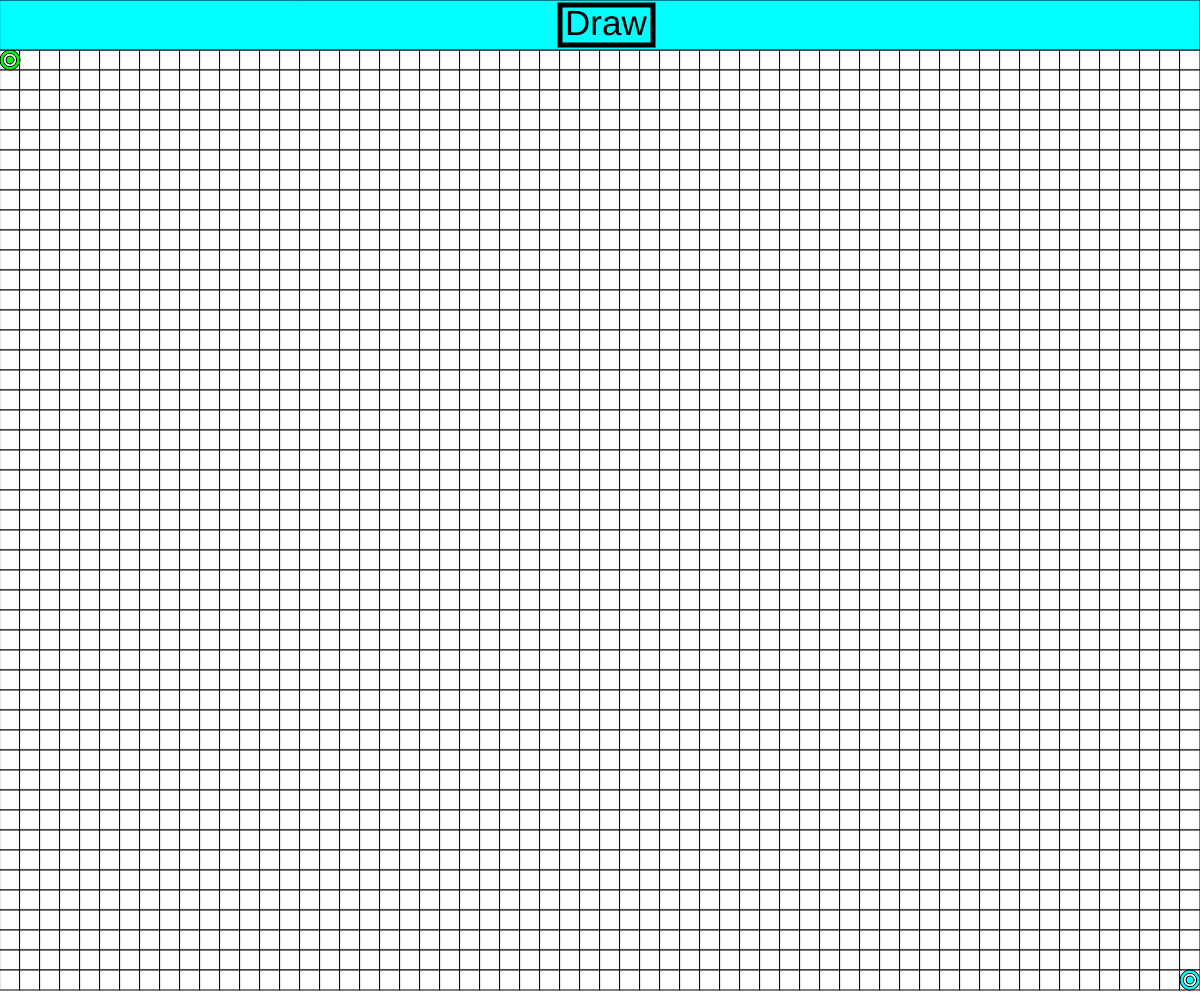
Frame 1 (no input)
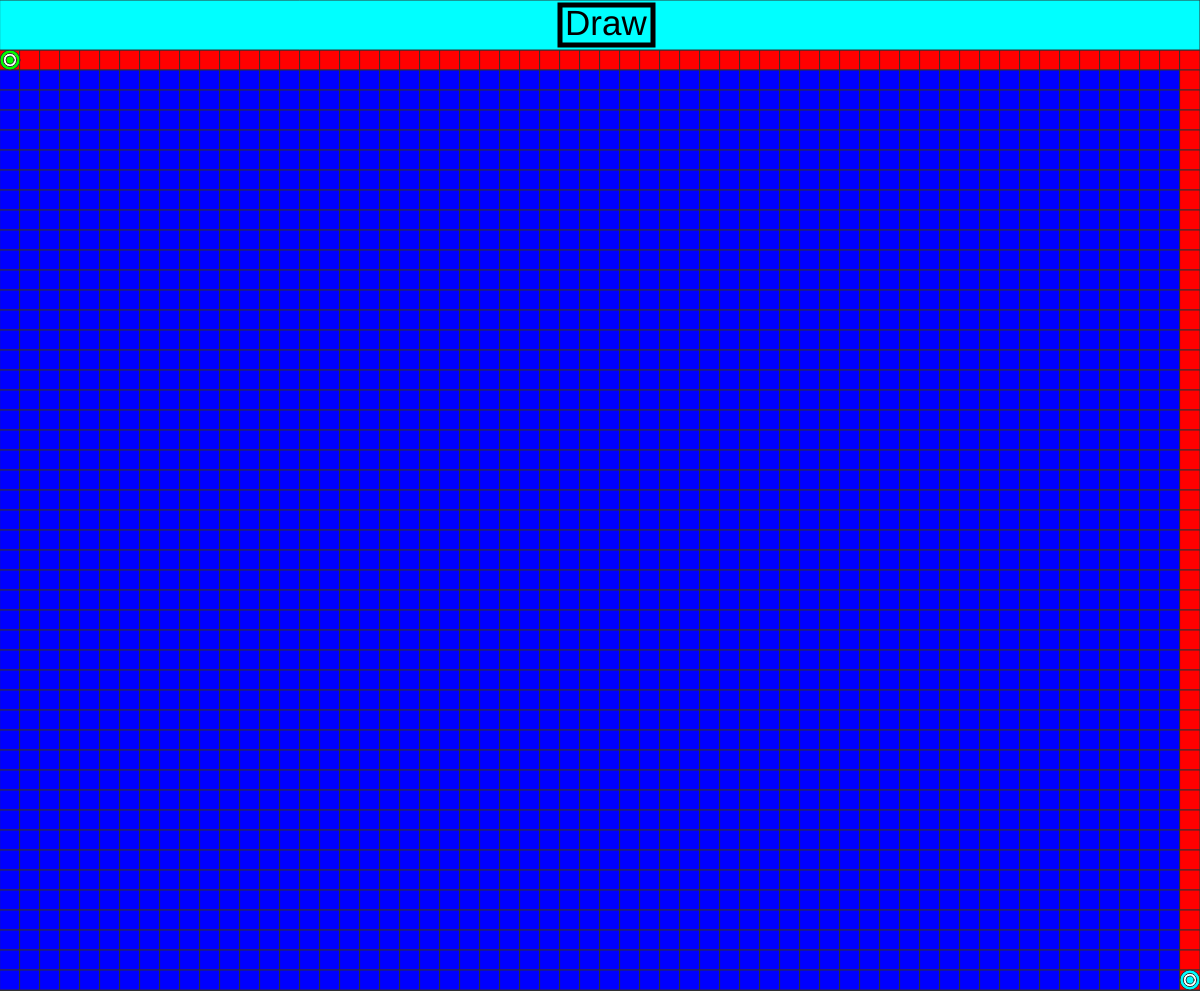
Frame 60 (no input)
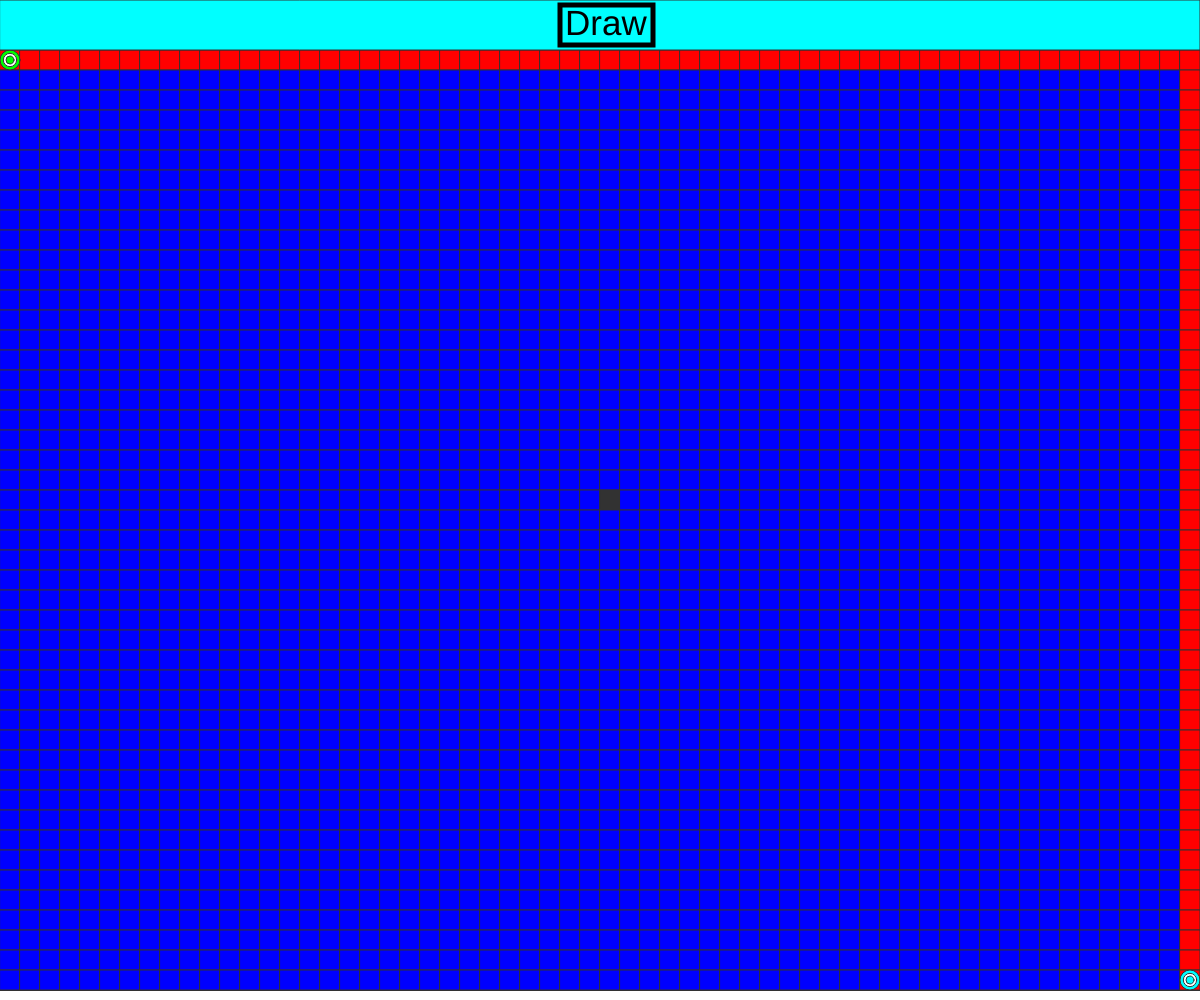
Frame 120 (the mouse pressed at the canvas centre since frame 60)

The p5.js sketch that drew these frames (run headless with seeded random() and noise() and a simulated clock; from frame 60 on, the mouse is pressed at the canvas centre):

// p5.js sketch
// ── sketch.js
//Global variable creation
let grid;
let header;
let start;
let end;
let currTime;
let prevTime;


function setup() {
  createCanvas(windowWidth,windowHeight);

  grid = new Grid();

  header = new Header();

  start = new Target(false);
  end = new Target(true);

  //Set the time variables
  prevTime = 0;
  currTime = 0;

}

function draw() {

  //Print the grid square colors out
  grid.outputGrid();

  //Draw the start target and move it if needed
  start.drawStart();
  start.updatePos(end);

  //Draw the end target and move it if needed
  end.drawEnd();
  end.updatePos(start);

  //Read in the current time
  currTime = millis();

  //Either draw or erase the board

  //Return a time same as current time if the draw/ erase button is pressed
  prevTime = header.drawOrErase(grid, start, end, currTime, prevTime);

  //Trace out the shortest path
  grid.tracePath(start, end);

    
  

}

/*
* If the window is resized, create a new canvas and reset the board
*/
function windowResized() {

  resizeCanvas(windowWidth, windowHeight);

  grid = new Grid();

  header = new Header();

  start = new Target(false);
  end = new Target(true);

}

// ── Grid.js
class Grid {

    constructor(){
        
      this.size = 20;
      this.xStart = 0;
      this.yStart = windowHeight/10;
      this.grid = [[]];
      this.gridColor = [[]];
      this.gridNum = [[]];

      this.yShift = 50;

      this.xMax = Math.floor(windowWidth / this.size);
      this.yMax = Math.floor((windowHeight - this.yShift) / this.size);

      this.max = this.xMax > this.yMax ? this.xMax: this.yMax;

      let y = 0;
        

      while(y < this.yMax){

        let x = 0;
        this.gridNum.push([Infinity])
        this.gridColor.push([0])
        while( x < this.xMax){
          this.gridNum[y][x] = Infinity;
          this.gridColor[y][x] = 'w'
          x += 1;
        }
        y += 1; 
        }

        

        
        

    }

    outputGrid(){

      
      
      

      for(let i = 0; i < this.yMax; i++){
        for(let j = 0; j < this.xMax; j++){
          
          if(this.gridColor[i][j] == 'w'){
            fill(255,255,255);
          }else if(this.gridColor[i][j] == 'b'){
            fill(0,0,255);
          }else if(this.gridColor[i][j] == 'r'){
            fill(255,0,0);
          }else if(this.gridColor[i][j] == 'k'){
            fill(50,50,50);
          }else if(this.gridColor[i][j] == 'g'){
            fill(0,255,0);
          }else{
            fill(125,0,255);
          }
            
          

          square(j*this.size, i*this.size + this.yShift, this.size);
        }
        
      }

      

    }

    setColorGrid(x, y, charColor){

      this.gridColor[y][x] = charColor;

    }

    spreadColor(start, end){

      for(let i = 0; i < this.gridColor.length; i++){
        for(let j = 0; j < this.gridColor[0].length; j++){
          if(this.gridColor[i][j] != 'k'){
            this.gridColor[i][j] = 'w';
          }
          this.gridNum[i][j] = Infinity;
        }
      }

      let targetPos = [...start.returnPos()];

      this.gridNum[targetPos[1]][targetPos[0]] = 0;

      let rowNum = this.gridNum.length;
      let colNum = this.gridNum[0].length;

      let endTargetPos = [...end.returnPos()];


      let num = 0;

      while(num < this.xMax * this.yMax){

      for(let i = 0; i < this.gridNum.length - 1; i++){
        for(let j = 0; j < this.gridNum[0].length; j++){
          if(this.gridNum[i][j] == num){
            if(endTargetPos[0] == j && endTargetPos[1] == i){
              return [j,i];
            }

            if(j < this.gridNum[0].length-1){
              if(this.gridNum[i][j+1] > num && this.gridColor[i][j+1] != 'k'){
                this.gridNum[i][j+1] = num + 1;
                this.gridColor[i][j+1] = 'b';
              }
            }

            if(i > 0){
              if(this.gridNum[i-1][j] > num && this.gridColor[i-1][j] != 'k'){
                this.gridNum[i-1][j] = num + 1;
                this.gridColor[i-1][j] = 'b';
              }
            }

            if(i < this.gridNum.length - 1){
              if(this.gridNum[i+1][j] > num && this.gridColor[i+1][j] != 'k'){
                this.gridNum[i+1][j] = num + 1;
                this.gridColor[i+1][j] = 'b';
              }
            }

            if(j > 0){
              if(this.gridNum[i][j-1] > num && this.gridColor[i][j-1] != 'k'){
                this.gridNum[i][j-1] = num + 1;
                this.gridColor[i][j-1] = 'b';
              }
            }

            
            
          }
        }
      }
      num += 1;
    }

    return targetPos;

    }
  
    tracePath(start, end){

      let pos = [...this.spreadColor(start, end)];

      let x = pos[0];
      let y = pos[1];

      let startX = (start.returnPos())[0];
      let startY = (start.returnPos())[1];

      if(x == startX && y == startY){

        textSize(20);
        fill(0,0,0);
        text("No Path Found", 0, 45)

      }else{
        let num = this.gridNum[pos[1]][pos[0]];
      
        let count = 0;

        while(num >= 0){

          let nextNum = num - 1;
          let x = pos[0];
          let y = pos[1];

          this.gridColor[y][x] = 'r';

          if(x < this.gridNum[0].length - 1){
            if(this.gridNum[y][x+1] == nextNum){
              pos = [x+1, y];
            }
          }
        
          if(x > 0){
            if(this.gridNum[y][x-1] == nextNum){
              pos = [x-1,y];
            }
          }
        
          if(y < this.gridNum.length - 1){
            if(this.gridNum[y+1][x] == nextNum){
              pos = [x, y+1];
            }
          }
        

          if(y > 0){
            if(this.gridNum[y-1][x] == nextNum){
              pos = [x,y-1];
            }
  
          }
        
          num = nextNum;
          count++;

        }

        return true;
      }

      

    }
    
};
// ── Header.js
class Header {

    constructor(){
        
        this.targetPressed = false;

        this.yShift = 50;

        this.targetSize = 20;
        this.size = 20;
        
        //Number of boxes in y and x direction
        this.xMax = Math.floor(windowWidth / this.size);
        this.yMax = Math.floor((windowHeight - this.yShift) / this.size);

        this.isDrawing = true;

    }

    /*
    * Either draw or erase on the board
    */
    drawOrErase(grid, start, end, currTime, prevTime){

        //Create rectangle on the top of the screen
        rect(0,0,windowWidth, 50);

        textSize(35);

        //Switch Draw/Erase if pressed and has been at least .5 seconds sice last click
        if(mouseIsPressed && currTime - prevTime > 500){

            if(!this.isDrawing){
                //If erasing then check to see if box hit, if so then set drawing true
                if(mouseX > windowWidth/2 - 40 && mouseX < windowWidth/2 + 53){
                    if(mouseY > 5 && mouseY < 45){
                        this.isDrawing = true;
                        
                    }
                }
            }else{
                //If drawing then check to see if box is hit, if so change to erasing
                if(mouseX > windowWidth/2 - 40 && mouseX < (windowWidth/2 + 73)){
                    if(mouseY > 5 && mouseY < 45){
                        this.isDrawing = false;
                        
                    }
                }
            }
            //Set previous time to current time to create time gap between pressed
            prevTime = currTime;
        }

        

        if(this.isDrawing){

            //Print out draw button
            noStroke();
            fill(0,0,0);
            text("Draw", windowWidth/2 - 35, 35);

            stroke(0);
            strokeWeight(5);
            noFill();
            rect(windowWidth/2 - 40, 5, 93, 40);

            //Draw wall
            this.drawWall(grid, start, end);
        }else{
            
            //Print out the erase button
            noStroke();
            fill(255,100,100);
            text("Erase", windowWidth/2 - 35, 35);

            strokeWeight(5);
            noFill();
            stroke(255,100,100);
            rect(windowWidth/2 - 40, 5, 103, 40);

            //Erase wall
            this.eraseWall(grid, start, end);
        }

        //Reset stroke color and weight
        stroke(51);
        strokeWeight(1);

        //Return the time
        return prevTime;
    }

    eraseWall(grid, start, end){

        //As long as targets are not pressed reset box to white
        if(mouseIsPressed && !start.pressed && !end.pressed){
   
            let x = Math.floor((mouseX)/this.targetSize);
            let y = Math.floor((mouseY - this.yShift)/this.targetSize);
        
            if(y >= 0){
                grid.setColorGrid(x,y,'w');
            }
            

        }

    }

    drawWall(grid, start, end){

        //As long as mouse is pressed and the targets are not pressed
        if(mouseIsPressed && !start.pressed && !end.pressed){
   
            let x = Math.floor((mouseX)/this.targetSize);
            let y = Math.floor((mouseY - this.yShift)/this.targetSize);
        
            if(y >= 0){
                grid.setColorGrid(x,y,'k');
            }
            

        }
        

    }

};
// ── Target.js
class Target {

    constructor(end){

        this.size = 20;

        this.yShift = 50;

        //Place the target in the first box or the last box
        if(end){
            this.x = Math.floor(windowWidth/this.size) - 1;
            this.y = Math.floor((windowHeight-this.yShift)/this.size) - 1;
        }else{
            this.x = 0;
            this.y = 0;
        }
        
        this.xMax = Math.floor(windowWidth / this.size);
        this.yMax = Math.floor((windowHeight - this.yShift) / this.size);

        this.end = end;

        this.pressed = false;

        this.canMove = true;

    }

    /*
    * Create three circles to make a target look alike
    */
    drawStart(){
        fill(0,255,0);
        ellipse((this.x + .5) * this.size, (this.y + .5) * this.size + this.yShift, this.size, this.size);
        
        fill(255,255,255)
        ellipse((this.x + .5)* this.size, (this.y + .5)* this.size + this.yShift, this.size/1.5, this.size/1.5);
    
        fill(0,255,0);
        ellipse((this.x + .5)* this.size, (this.y + .5)* this.size + this.yShift, this.size/2.5, this.size/2.5);
    }

    /*
    * Create three circles to make a target look alike
    */
    drawEnd(){
        fill(0,255,255);
        ellipse((this.x + .5) * this.size, (this.y + .5) * this.size + this.yShift, this.size, this.size);
        
        fill(255,255,255)
        ellipse((this.x + .5)* this.size, (this.y + .5)* this.size + this.yShift, this.size/1.5, this.size/1.5);
    
        fill(0,255,255);
        ellipse((this.x + .5)* this.size, (this.y + .5)* this.size + this.yShift, this.size/2.5, this.size/2.5);
    }

    /*
    * Updates the position of the target in the object
    */
    updatePos(target1){

        if(mouseIsPressed && this.canMove){
            
            let xPrev = this.x;
            let yPrev = this.y;

            let xCur = Math.floor(mouseX/this.size);
            let yCur = Math.floor((mouseY - this.yShift)/this.size);

            //As long as the cursor is pressed over the target
            if (yPrev == yCur){
                if(xPrev == xCur){
                    this.pressed = true;
                }
            }
        }else{
            this.pressed = false;
        }

        if(this.pressed){
            
            //As long as the mouse is in the grid move it around
            if(mouseY > this.yShift && mouseY < this.yMax * this.size + this.yShift && mouseX < this.xMax * this.size && mouseX > 0){
                
                let pos = [...target1.returnPos()];

                let x = Math.floor((mouseX)/this.size);
                let y = Math.floor((mouseY - this.yShift)/this.size);

                //Move it to any postion as long as it is not over the other target
                if(pos[0] != x || pos[1] != y){
                    this.x = x;
                    this.y = y;
                }

            }
            
        }

        


    }

    /*
    * Return the x and y of the target
    */
    returnPos(){
        return [this.x, this.y];
    }

};
